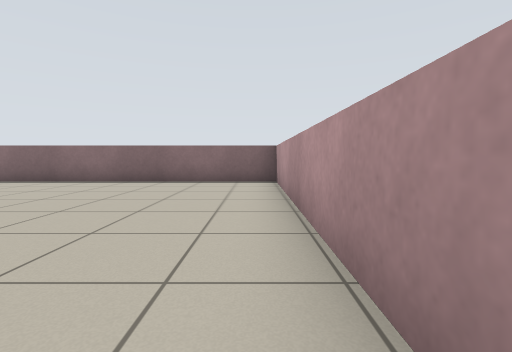
view 1 (above)

24 first-person views from a walk through a world built for the Player/Stage simulator. The camera is 0.7 m above the floor, tilts 4° down and sees 85° across. Floor lines are 1 m apart. The floor is counted in squares, 1 m on a side. Each view is taken from the middle of a square. On the plan, view 1 faces up. The plan holds only what a view shows up to about 9 squares ahead; the rest is blank. The place goes on beyond the plan. The robots in the file are not drawn.

view 2
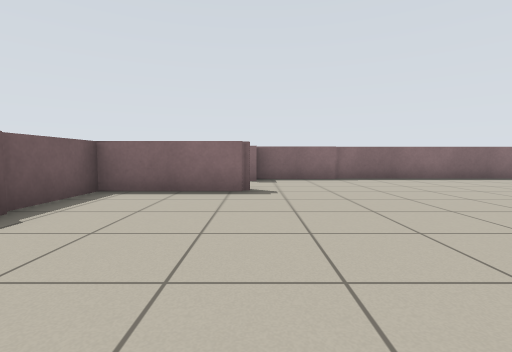

view 3
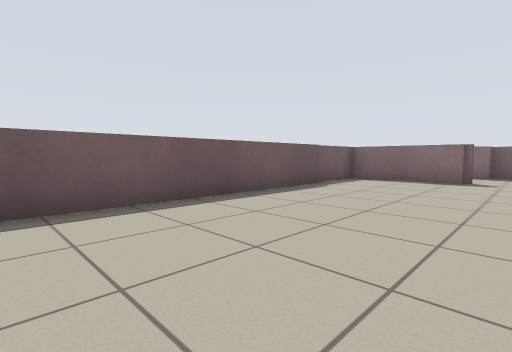

view 4
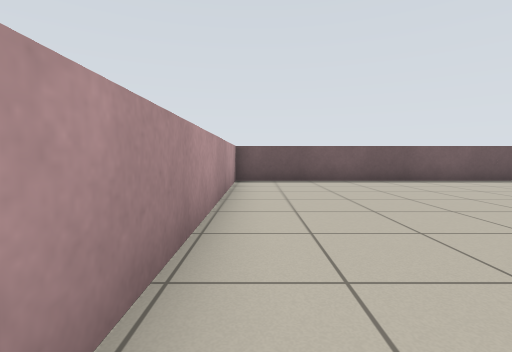

view 5
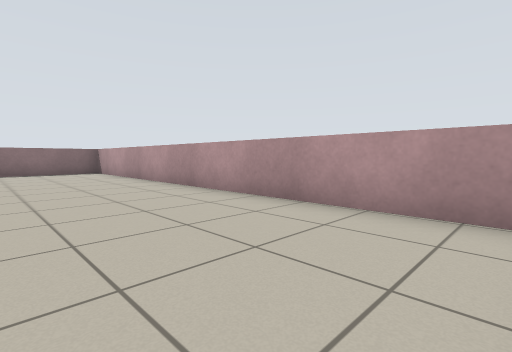

view 6
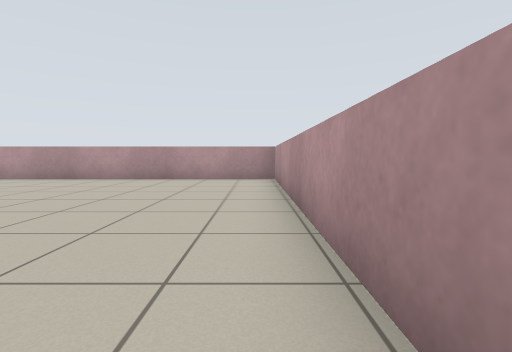

view 7
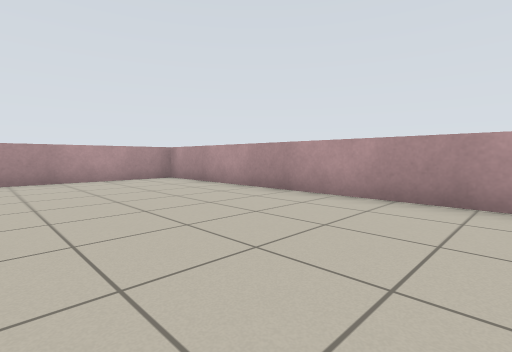

view 8
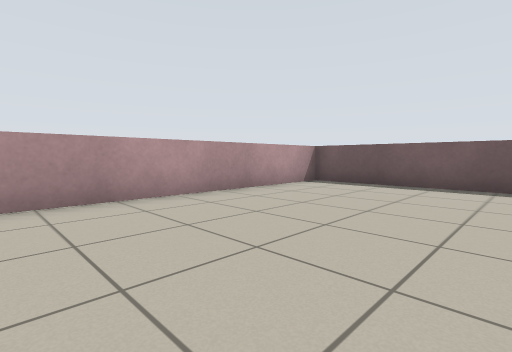

view 9
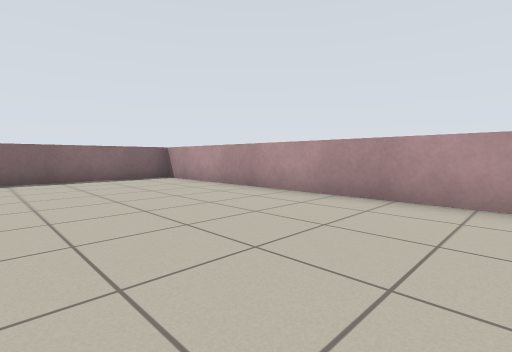

view 10
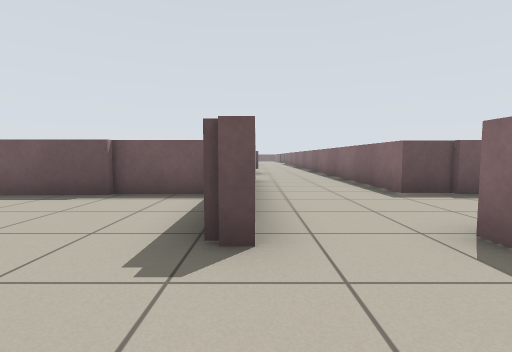

view 11
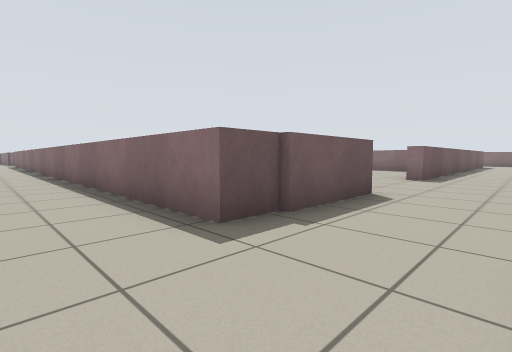

view 12
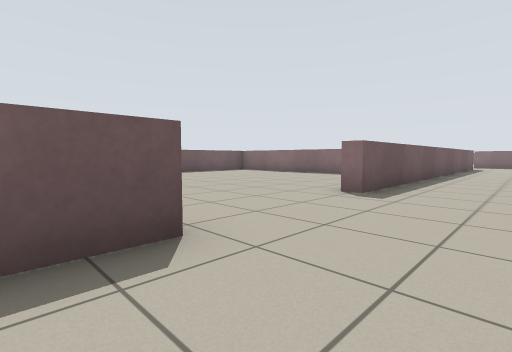

view 13
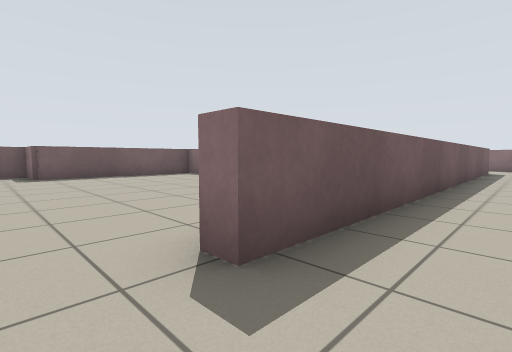

view 14
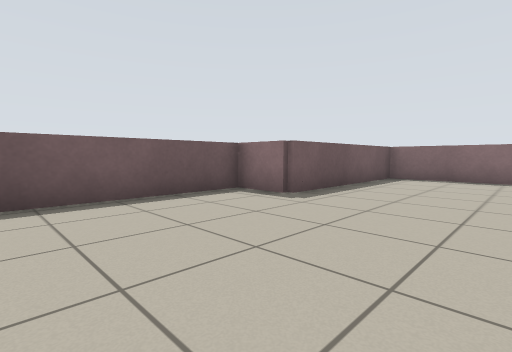

view 15
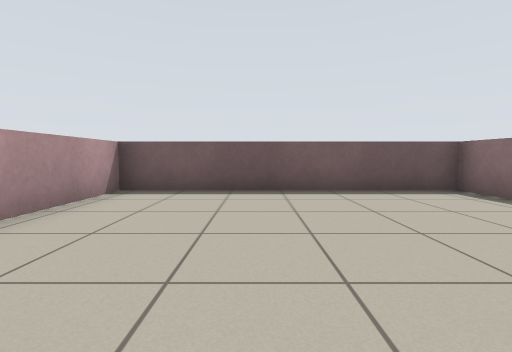

view 16
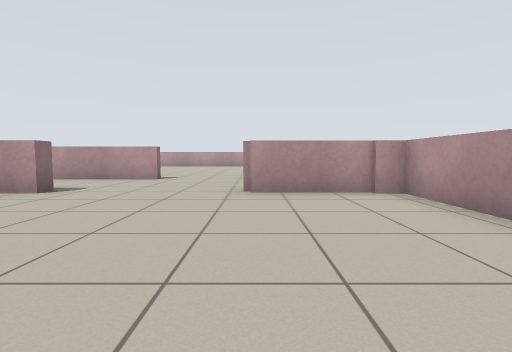

view 17
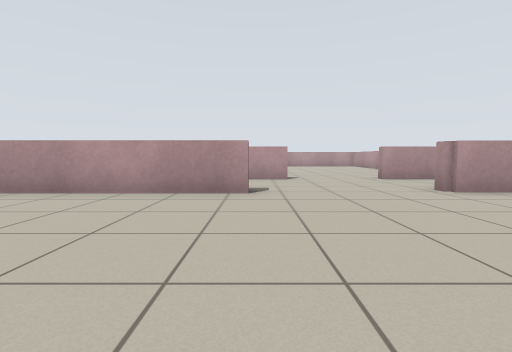

view 18
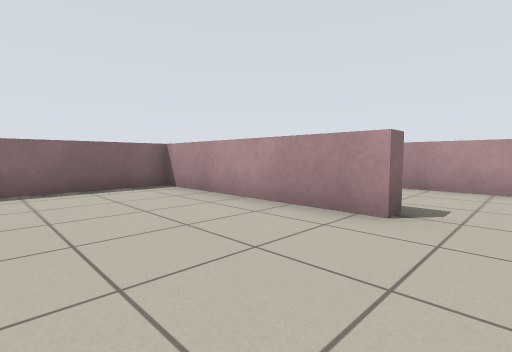

view 19
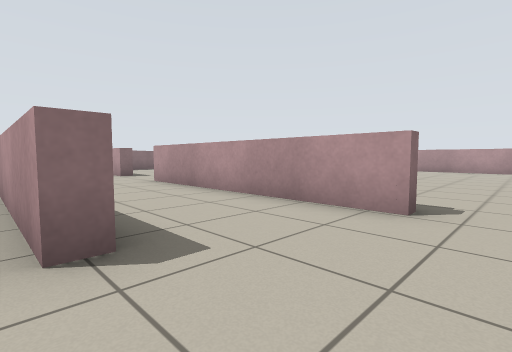

view 20
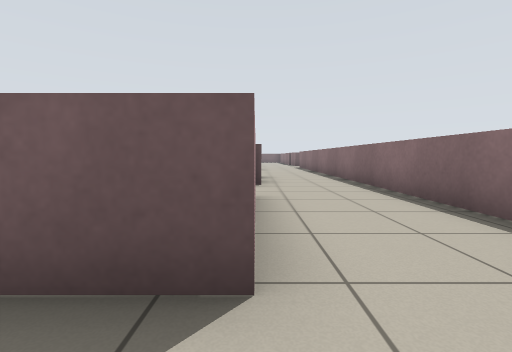

view 21
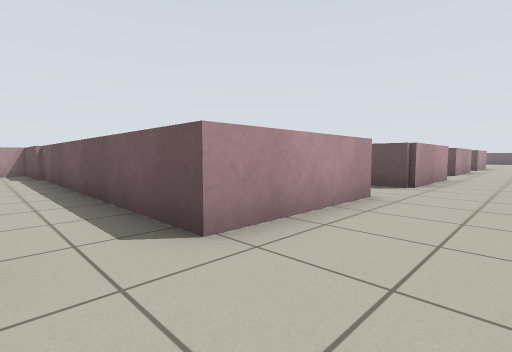

view 22
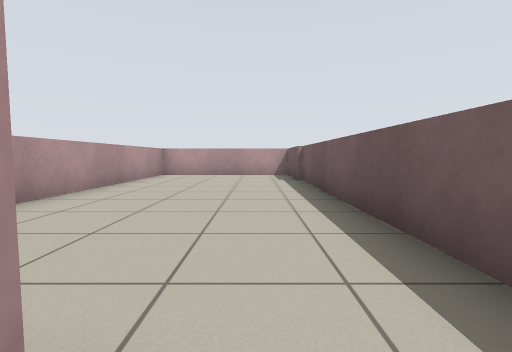

view 23
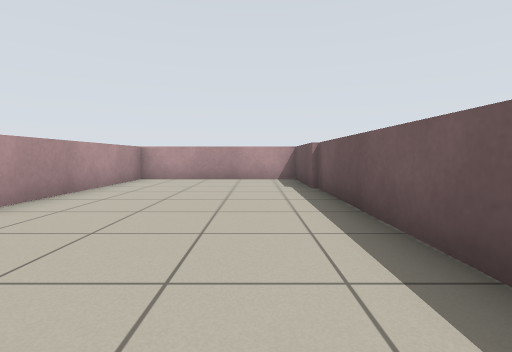

view 24
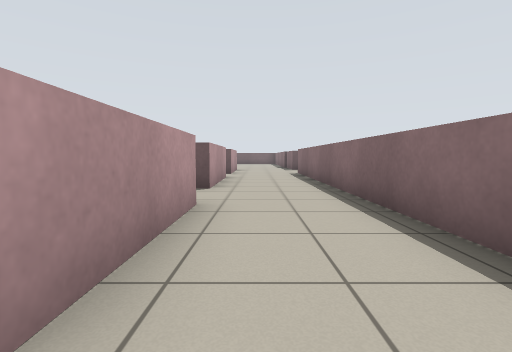

### Floor plan
Key: @ floor where view 1 was taken; # wall or solid block; . floor; = window, fence, low wall or low ledge.
Columns run from 32 left of view 1 to 1 right of it. Each row starts with its distance up from view 1.
 20          =.... ...==..#
 19          =.... ....=..=
 18          =.........=..=
 17          =.........=..=
 16          =.........=..=
 15         #=.........=..= ......
 14         =.............=.......
 13         =...................
 12         =..............
 11         =..........=..=
 10         =..........=..=
  9         =....  ....=..=
  8 ====================..#==========#
  7 ......................=..........#
  6 .................................#
  5 ====.====.====..=======..........#
  4         =    =...  =.............#
  3              =.... =....... .....#
  2              =.....=......  .....#
  1              =.....=.....   .....#
  0              =.....=....    ....@#
 -1              =.....=.............#
 -2              =.....=.............#
 -3               =....=.............#
 -4               =....=.............#
 -5               =....=.............#
 -6               ###################=

Where each view was taken, in squares from view 1:
view 1: 0 up, 0 right, facing up
view 2: 1 down, 10 left, facing up
view 3: 4 down, 9 left, facing up-left
view 4: 5 down, 5 left, facing left
view 5: 5 down, 3 left, facing up-right
view 6: 5 down, 8 left, facing right
view 7: 1 down, 8 left, facing down-right
view 8: 1 down, 6 left, facing down-left
view 9: 1 down, 4 left, facing up-right
view 10: 5 up, 8 left, facing left
view 11: 6 up, 11 left, facing up-left
view 12: 10 up, 11 left, facing up-left
view 13: 14 up, 12 left, facing up-left
view 14: 11 up, 19 left, facing up-left
view 15: 11 up, 18 left, facing left
view 16: 11 up, 19 left, facing right
view 17: 15 up, 19 left, facing right
view 18: 14 up, 17 left, facing up-right
view 19: 13 up, 14 left, facing up-right
view 20: 5 up, 17 left, facing left
view 21: 7 up, 17 left, facing down-left
view 22: 5 up, 17 left, facing down
view 23: 3 up, 17 left, facing down
view 24: 6 up, 23 left, facing left
